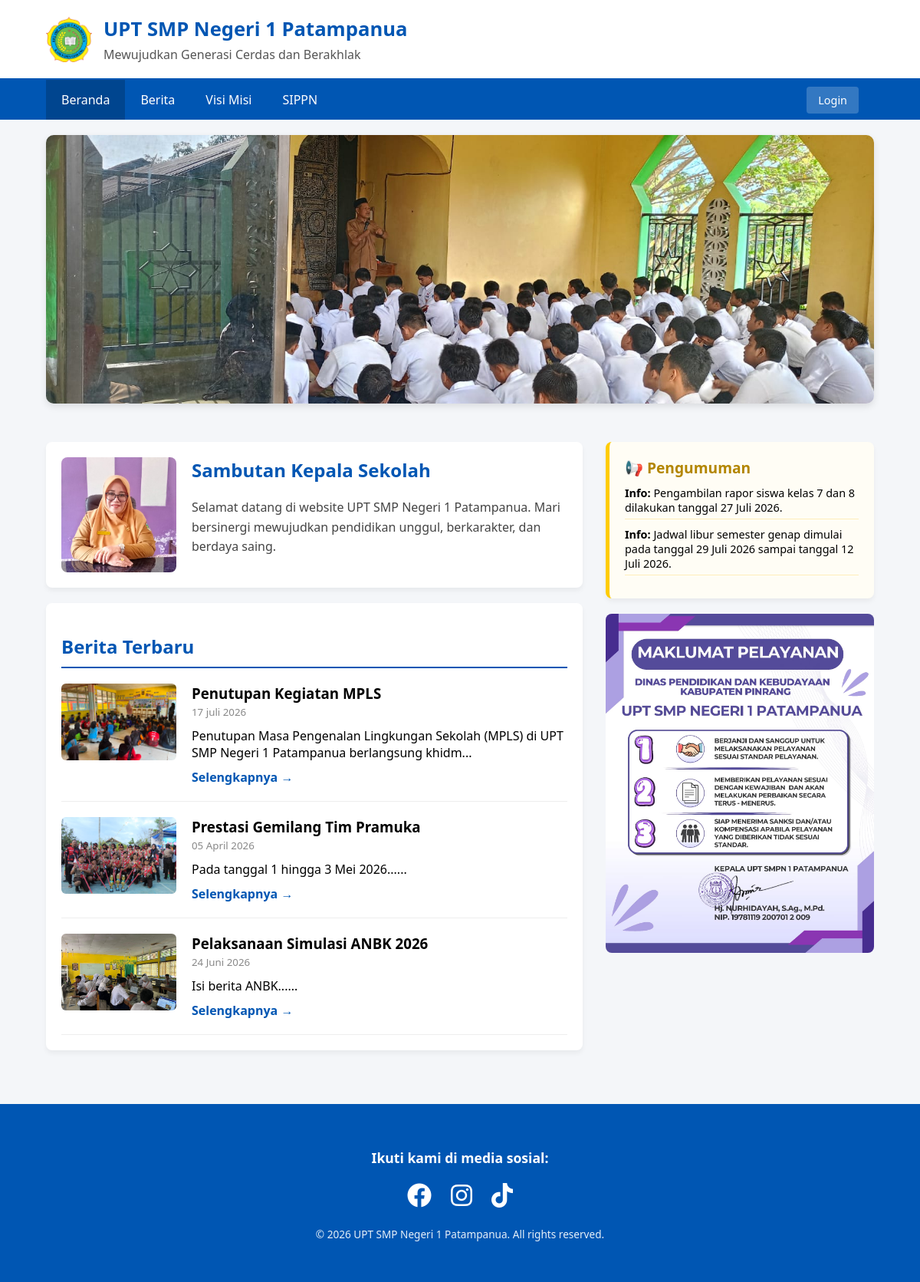
The page / on the database its author committed.
### tables this page shows
CREATE TABLE berita (id INTEGER PRIMARY KEY, judul TEXT, tanggal TEXT, isi TEXT, gambar TEXT);

CREATE TABLE pengumuman (id INTEGER PRIMARY KEY, kategori TEXT, isi TEXT);

### app.py (the view)
@app.route('/')
def home():
    conn = sqlite3.connect(DB_NAME)
    conn.row_factory = sqlite3.Row
    berita = conn.execute('SELECT * FROM berita ORDER BY id DESC').fetchall()
    conn.close()
    return render_template('index.html', sekolah="UPT SMP NEGERI 1 PATAMPANUA",
                           berita=berita, pengumuman=get_pengumuman())

### app.py (called while the page is built)
def get_pengumuman():
    conn = sqlite3.connect(DB_NAME)
    conn.row_factory = sqlite3.Row
    pengumuman = conn.execute('SELECT * FROM pengumuman ORDER BY id DESC').fetchall()
    conn.close()
    return pengumuman

### templates/index.html (shortened to what this page needs)
<!DOCTYPE html>
<html lang="id">
<head>
    <link rel="stylesheet" href="https://cdnjs.cloudflare.com/ajax/libs/font-awesome/6.4.0/css/all.min.css">
</head>
<body>
    <header style="background-color: white; color: #0056b3; padding: 20px 5%; display: flex; align-items: center; gap: 15px; border-bottom: 2px solid #0056b3;">
        <img src="{{ url_for('static', filename='logo.png') }}" alt="Logo" style="height: 60px; width: auto;">
        <div>
            <h1 style="margin: 0; font-size: 1.6rem; color: #0056b3;">UPT SMP Negeri 1 Patampanua</h1>
            <p style="margin: 5px 0 0 0; color: #555;">Mewujudkan Generasi Cerdas dan Berakhlak</p>
        </div>
    </header>
    <nav style="background: #0056b3; padding: 0 5%; display: flex; justify-content: space-between; align-items: center;">
        <ul style="display: flex; list-style: none; margin: 0; padding: 0;">
            <li><a href="/" style="padding: 15px 20px; color: white; text-decoration: none; display: block; background: rgba(0,0,0,0.2);">Beranda</a></li>
            <li><a href="/berita" style="padding: 15px 20px; color: white; text-decoration: none; display: block;">Berita</a></li>
            <li><a href="/visi_misi" style="padding: 15px 20px; color: white; text-decoration: none; display: block;">Visi Misi</a></li>
            <li><a href="/sippn" style="padding: 15px 20px; color: white; text-decoration: none; display: block;">SIPPN</a></li>
        </ul>
        <div style="padding-right: 20px;">
            {% if session.get('logged_in') %}
                <a href="/logout" style="background: #dc3545; color: white; padding: 8px 15px; border-radius: 4px; text-decoration: none; font-size: 0.9rem;">Logout</a>
            {% else %}
                <a href="/login" style="background: rgba(255,255,255,0.2); color: white; padding: 8px 15px; border-radius: 4px; text-decoration: none; font-size: 0.9rem;">Login</a>
            {% endif %}
        </div>
    </nav>
    <div class="slider-container">
        <div class="slider" id="imageSlider">
            <img src="{{ url_for('static', filename='slide1.jpeg') }}" alt="Slide 1">
        </div>
    </div>
    <div class="content-container">
        <main>
            <div class="card sambutan-wrapper">
                <img src="{{ url_for('static', filename='kepsek2.png') }}">
                <div>
                    <h2 style="color: #0056b3; margin-top: 0;">Sambutan Kepala Sekolah</h2>
                    <p style="color: #444; line-height: 1.6;">Selamat datang di website UPT SMP Negeri 1 Patampanua. Mari bersinergi mewujudkan pendidikan unggul, berkarakter, dan berdaya saing.</p>
                </div>
            </div>
            <article class="card">
                <h2 style="color: #0056b3; border-bottom: 2px solid #0056b3; padding-bottom: 10px;">Berita Terbaru</h2>
                {% for item in berita %}
                    <div style="display: flex; gap: 20px; margin-top: 20px; border-bottom: 1px solid #eee; padding-bottom: 20px;">
                        <img src="{{ url_for('static', filename=item['gambar']) }}" style="width: 150px; height: 100px; object-fit: cover; border-radius: 6px;">
                        <div style="flex: 1;">
                            <h3 style="margin: 0;">{{ item['judul'] }}</h3>
                            <small style="color: #888;">{{ item['tanggal'] }}</small>
                            <p style="margin: 10px 0;">{{ item['isi'][:100] }}...</p>
                            <a href="/berita" style="color: #0056b3; font-weight: bold; text-decoration: none;">Selengkapnya →</a>
                        </div>
                    </div>
                {% endfor %}
            </article>
        </main>
        <aside>
            <div class="card" style="border-left: 5px solid #ffcc00; background: #fffdf5;">
                <div style="display: flex; justify-content: space-between; align-items: center; margin-bottom: 10px;">
                    <h2 style="color: #b38600; font-size: 1.2rem; margin: 0;">📢 Pengumuman</h2>
                </div>
                {% for item in pengumuman %}
                    <div style="margin-bottom: 10px; border-bottom: 1px solid #ffeeba; padding-bottom: 5px;">
                        <p style="font-size: 0.9rem; margin: 0;"><strong>{{ item['kategori'] }}:</strong> {{ item['isi'] }}</p>
                    </div>
                {% endfor %}
            </div>
            <img src="{{ url_for('static', filename='maklumat.jpeg') }}" style="width: 100%; border-radius: 8px;">
        </aside>
    </div>
    <footer style="background-color: #0056b3; color: white; padding: 40px 20px; text-align: center; margin-top: 20px;">
        <p style="margin-bottom: 15px; font-size: 1.1rem; font-weight: bold;">Ikuti kami di media sosial:</p>
        <div style="display: flex; justify-content: center; gap: 25px; font-size: 2rem; margin-bottom: 20px;">
            <a href="https://www.facebook.com/share/1BS3bmoGzA/" class="social-icon" target="_blank" rel="noopener noreferrer">
                <i class="fab fa-facebook"></i>
            </a>
            <a href="https://www.instagram.com/username_anda" class="social-icon" target="_blank" rel="noopener noreferrer">
                <i class="fab fa-instagram"></i>
            </a>
            <a href="https://www.tiktok.com/@uptsmpn1patampanua" class="social-icon" target="_blank" rel="noopener noreferrer">
                <i class="fab fa-tiktok"></i>
            </a>
        </div>
        <p style="font-size: 0.85rem; opacity: 0.9;">&copy; 2026 UPT SMP Negeri 1 Patampanua. All rights reserved.</p>
    </footer>
</body>
</html>

### templates/index.html (style rules this page uses)
body { background-color: #f4f6f9; margin: 0; padding: 0; font-family: 'Segoe UI', sans-serif; display: flex; flex-direction: column; min-height: 100vh; }
.slider-container { width: 90%; margin: 20px auto; overflow: hidden; border-radius: 10px; box-shadow: 0 4px 10px rgba(0,0,0,0.1); }
.slider { display: flex; transition: transform 0.5s ease-in-out; }
.slider img { width: 100%; height: 350px; object-fit: cover; flex-shrink: 0; }
.card { background: white; padding: 20px; border-radius: 8px; box-shadow: 0 4px 6px rgba(0,0,0,0.05); margin-bottom: 20px; }
.content-container { padding: 30px 5%; max-width: 1200px; margin: 0 auto; display: flex; gap: 30px; align-items: flex-start; flex-wrap: wrap; flex: 1; }
.sambutan-wrapper { display: flex; gap: 20px; align-items: flex-start; }
.sambutan-wrapper img { width: 150px; height: 150px; object-fit: cover; border-radius: 8px; flex-shrink: 0; }
.social-icon { color: white; text-decoration: none; transition: transform 0.3s, color 0.3s; display: inline-block; }
main { flex: 2; min-width: 300px; }
aside { flex: 1; min-width: 300px; }

### rows shown on the page
berita: gambar (picture), judul "Penutupan Kegiatan MPLS", tanggal "17 juli 2026", isi "Penutupan Masa Pengenalan Lingkungan Sekolah (MPLS) di UPT SMP Negeri 1 Patampanua berlangsung khidm"
berita: gambar (picture), judul "Prestasi Gemilang Tim Pramuka", tanggal "05 April 2026", isi "Pada tanggal 1 hingga 3 Mei 2026..."
berita: gambar (picture), judul "Pelaksanaan Simulasi ANBK 2026", tanggal "24 Juni 2026", isi "Isi berita ANBK..."
pengumuman: kategori "Info", isi "Pengambilan rapor siswa kelas 7 dan 8 dilakukan tanggal 27 Juli 2026."
pengumuman: kategori "Info", isi "Jadwal libur semester genap dimulai pada tanggal 29 Juli 2026 sampai tanggal 12 Juli 2026."
